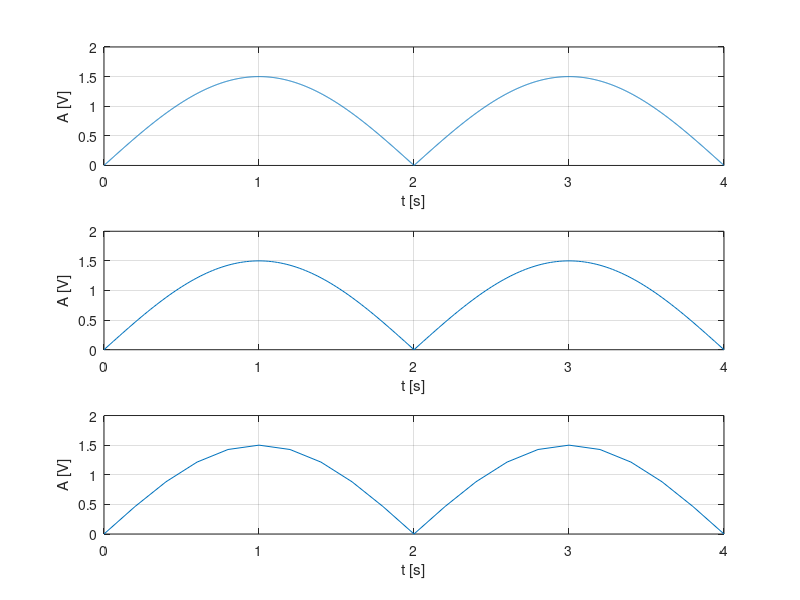

Write MATLAB code to recreate this figure.
%Se va genera un semnal cu rezolutie temporara de 2ms, 20ms
%200ms pentru un semnal continuu de tipul:
%5. Semnal sinusoidal redresat dubla alternanta
%? Perioada semnalului sinusoidal neredresat: 4 s.
%? Amplitudine: 1.5.

%rezolutia temporara de 2ms
t=0:0.002:4;
f=0.25;
w=2*pi*f;
s=1.5*abs(sin(w*t));
subplot(3,1,1)
plot(t,s),grid,xlabel('t [s]'),ylabel('A [V]');

%rezolutia temporara de 20ms
t=0:0.02:4;
f=0.25;
w=2*pi*f;
s=1.5*abs(sin(w*t));
subplot(3,1,2)
plot(t,s),grid,xlabel('t [s]'),ylabel('A [V]');

%rezolutia temporara de 200ms
t=0:0.2:4;
f=0.25;
w=2*pi*f;
s=1.5*abs(sin(w*t));
subplot(3,1,3)
plot(t,s),grid,xlabel('t [s]'),ylabel('A [V]');